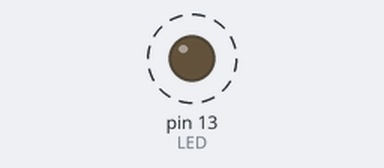
The sketch below on a simulated Arduino Uno, built with avr-gcc and run on an emulated ATmega328P. Shown: output pins drawn as LEDs (lit = HIGH). Dashed ring = blinking. What the sketch prints to the serial monitor is not drawn.

Above: at 0.6 s.
Timing chart, 0 to 3.0 s (numbered marks = the images above):
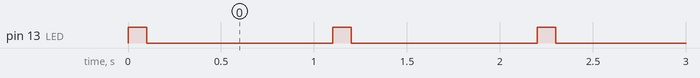

The sketch:

Ableton_Cycle_Tracks_Demo.ino
```cpp
#include <MIDI.h>
/*
  Author: Steve Mason

  Custom Ableton Live Track Controller
  ====================================

  This demo cycles through 12 tracks in Ableton Live
  and toggles the first clip on/off.

  Here's what's happening:

  * MIDI Output from Arduino to Computer over USB
  * Using Hairless Serial <-> MIDI Bridge on OSX 10.9
  * Using MIDI Library for Arduino
  * Hairless is routed to IAC Driver Bus 1
      (Using Audio MIDI Setup app on OSX)
  * Ableton Live reading MIDI from IAC Driver
      (using Selected Track Control library)

  Sources:

  * Arduino MIDI Library http://arduinomidilib.sourceforge.net/a00001.html
  * Selected Track Control Plugin for Ableton Live http://stc.wiffbi.com/download/
  * Hairless MIDI<-> Serial Bridge http://projectgus.github.io/hairless-midiserial/

*/

#define LED 13   		// LED pin on Arduino board
#define TRACKS 12               // Number of Tracks

int selectedTrack = 0;

void setup() {
  pinMode(LED, OUTPUT);
  Serial.begin(115200);         // Set the BAUD RATE for MIDI

  //MIDI.begin(4);            	// If you set this value, Hairless
                                // will give you errors and you
                                // can't send MIDI properly.
}


void loop() {
    digitalWrite(LED,HIGH);                              // Blink the LED

    /*
     * Cycle through Tracks
     */

    ToggleClip(selectedTrack, 0);                        // Toggle the clip at scene 1
    selectedTrack = (selectedTrack+1) % (TRACKS-1);      // Increment track
                                                         // using % loop

    delay(100);		                                 // Wait for .1 seconds
    digitalWrite(LED,LOW);                               // LED off
    delay(1000);		                         // Wait for a second

}

void ToggleClip(int track, int scene){
  MIDI.sendControlChange(8, track, 1);   // Select Track (Column)
  MIDI.sendControlChange(2, scene, 1);   // Select Scene (Row)
  MIDI.sendNoteOn(73,127,1);  // Send a Toggle Clip Message
  MIDI.sendNoteOff(73,0,1);   // Stop Message
}

/*
  MIDI Codes for Ableton Track Control
  ====================================

  Select Track #               MIDI CC 8 (#)
    MIDI.sendControlChange(8, 0, 1); // Select Track 1
    MIDI.sendControlChange(8, 1, 1); // Select Track 2
    MIDI.sendControlChange(8, 2, 1); // Select Track 3
    MIDI.sendControlChange(8, 3, 1); // Select Track 4
    MIDI.sendControlChange(8, 4, 1); // Select Track 5
    MIDI.sendControlChange(8, 5, 1); // Select Track 6
    MIDI.sendControlChange(8, 6, 1); // Select Track 7
    MIDI.sendControlChange(8, 7, 1); // Select Track 8
    MIDI.sendControlChange(8, 8, 1); // Select Track 9
    MIDI.sendControlChange(8, 9, 1); // Select Track 10
    MIDI.sendControlChange(8, 10, 1); // Select Track 11
    MIDI.sendControlChange(8, 11, 1); // Select Track 12

  Select Prev Track            MIDI Note 84 (C5)
    MIDI.sendNoteOn(85,127,1);  // Send a Previous Track Message
    MIDI.sendNoteOff(85,0,1);   // Stop Message

  Select Next Track            MIDI Note 85 (C#5)

  Select Scene #               MIDI CC 2 (#)
  Select Prev Scene            MIDI Note 82 (A#4)
  Select Next Scene            MIDI Note 83 (B4)

  Play Selected Clip           MIDI Note 43 (G1)
  Toggle Selected Clip         MIDI Note 73 (C#4)
    MIDI.sendNoteOn(73,127,1);  // Send a Toggle Clip Message
    MIDI.sendNoteOff(73,0,1);   // Stop Message

  Select Playing Clip          MIDI Note 50 (D2)
  Auto-Select Playing Clip     MIDI Note 51 (D#2)
    (When track selected)

  Stop Current Track           MIDI Note 48 (C2)
  Stop All Tracks              MIDI Note 49 (C#2)

  Play Next Clip               MIDI Note 45 (A1)
  Play Prev Clip               MIDI Note 41 (F1)

  =======================================

  All MIDI commands tested with OSCulator
  http://www.osculator.net/download/

  MIDI Code Values from Selected Track Control Plugin docs
  http://stc.wiffbi.com/midi-implementation-chart/

*/
```

Measured:
- by itself, pin 13 (LED): alternates HIGH for 0.10 s and LOW for 1.0 s
